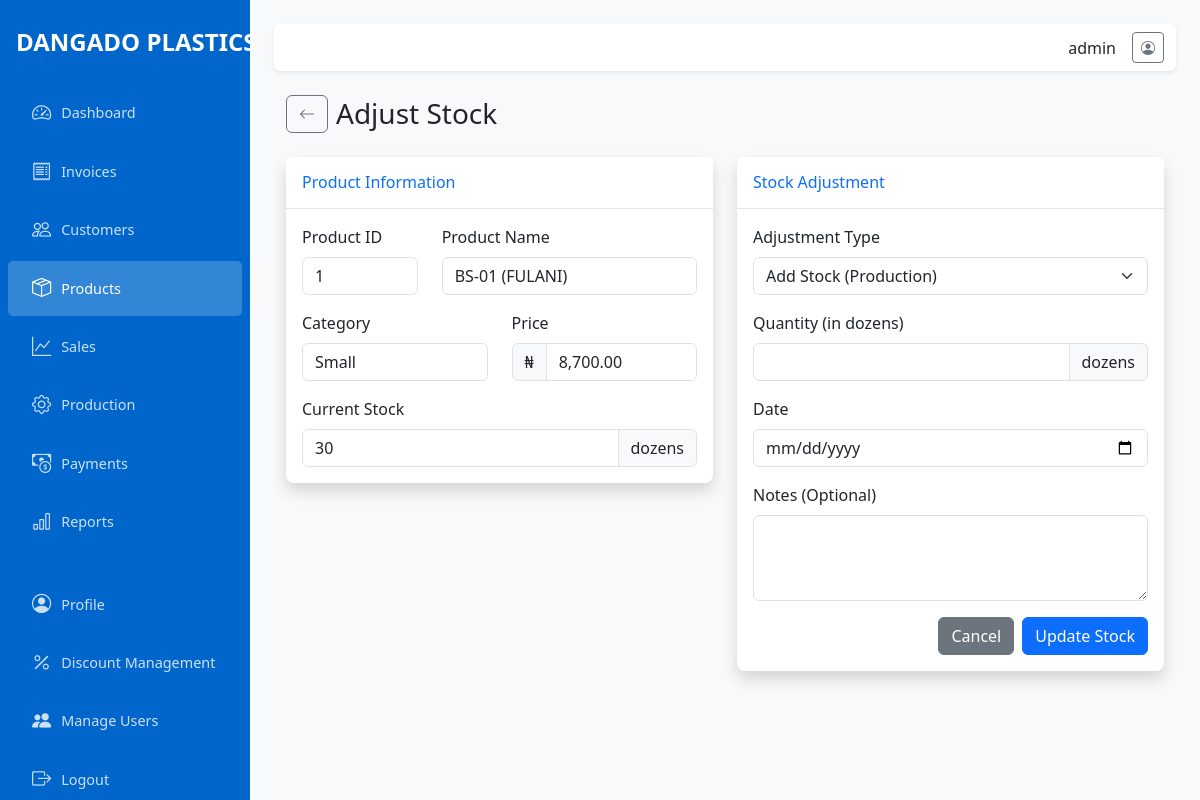
The app's page /products/adjust/1 (signed in) with its own data.
### app/models.py (models this page shows, shortened)
class User(UserMixin, db.Model):
    id = db.Column(db.Integer, primary_key=True)
    username = db.Column(db.String(64), unique=True, nullable=False)
    email = db.Column(db.String(120), unique=True, nullable=False)
    password_hash = db.Column(db.String(128), nullable=False)
    is_admin = db.Column(db.Boolean, default=False)
    created_at = db.Column(db.DateTime, default=datetime.utcnow)

class Product(db.Model):
    id = db.Column(db.Integer, primary_key=True)
    product_name = db.Column(db.String(100), nullable=False)
    category = db.Column(db.String(50), default='Small')  # 'Big' or 'Small'
    price = db.Column(db.Float, nullable=False)
    stock_quantity = db.Column(db.Integer, default=0)  # In units (dozens * 12)
    created_at = db.Column(db.DateTime, default=datetime.utcnow)
    updated_at = db.Column(db.DateTime, default=datetime.utcnow, onupdate=datetime.utcnow)
    sales = db.relationship('Sale', backref='product', lazy=True)
    production_records = db.relationship('Production', backref='product', lazy=True)

### app/routes/products.py (the view, shortened to what this page needs)
@products.route('/products/adjust/<int:id>', methods=['GET', 'POST'])
@login_required
def adjust_stock(id):
    product = Product.query.get_or_404(id)
    return render_template('products/adjust_stock.html', product=product)

### app/models.py (called while the page is built)
@login_manager.user_loader
def load_user(user_id):
    return User.query.get(int(user_id))

### app/templates/products/adjust_stock.html (shortened to what this page needs)
{% extends 'layout.html' %}
{% block content %}
<div class="container-fluid">
    <div class="d-flex align-items-center mb-4">
        <a href="{{ url_for('products.view', id=product.id) }}" class="btn btn-outline-secondary me-2">
            <i class="bi bi-arrow-left"></i>
        </a>
        <h1 class="h3 mb-0">Adjust Stock</h1>
    </div>
    <div class="row">
        <div class="col-md-6">
            <div class="card shadow mb-4">
                <div class="card-header py-3">
                    <h6 class="m-0 font-weight-bold text-primary">Product Information</h6>
                </div>
                <div class="card-body">
                    <div class="row mb-3">
                        <div class="col-md-4">
                            <label class="form-label">Product ID</label>
                            <input type="text" class="form-control" value="{{ product.id }}" readonly>
                        </div>
                        <div class="col-md-8">
                            <label class="form-label">Product Name</label>
                            <input type="text" class="form-control" value="{{ product.product_name }}" readonly>
                        </div>
                    </div>
                    <div class="row mb-3">
                        <div class="col-md-6">
                            <label class="form-label">Category</label>
                            <input type="text" class="form-control" value="{{ product.category }}" readonly>
                        </div>
                        <div class="col-md-6">
                            <label class="form-label">Price</label>
                            <div class="input-group">
                                <span class="input-group-text">₦</span>
                                <input type="text" class="form-control" value="{{ "{:,.2f}".format(product.price) }}" readonly>
                            </div>
                        </div>
                    </div>
                    <div class="row">
                        <div class="col-md-12">
                            <label class="form-label">Current Stock</label>
                            <div class="input-group">
                                <input type="text" class="form-control" value="{{ product.stock_quantity // 12 }}" readonly>
                                <span class="input-group-text">dozens</span>
                            </div>
                        </div>
                    </div>
                </div>
            </div>
        </div>
        <div class="col-md-6">
            <div class="card shadow mb-4">
                <div class="card-header py-3">
                    <h6 class="m-0 font-weight-bold text-primary">Stock Adjustment</h6>
                </div>
                <div class="card-body">
                    <form method="POST">
                        <div class="mb-3">
                            <label for="type" class="form-label">Adjustment Type</label>
                            <select class="form-select" id="type" name="type" required>
                                <option value="add">Add Stock (Production)</option>
                            </select>
                        </div>
                        <div class="mb-3">
                            <label for="quantity" class="form-label">Quantity (in dozens)</label>
                            <div class="input-group">
                                <input type="number" class="form-control" id="quantity" name="quantity" min="1" required>
                                <span class="input-group-text">dozens</span>
                            </div>
                        </div>
                        <div class="mb-3">
                            <label for="date" class="form-label">Date</label>
                            <input type="date" class="form-control" id="date" name="date" value="{{ today }}" required>
                        </div>
                        <div class="mb-3">
                            <label for="notes" class="form-label">Notes (Optional)</label>
                            <textarea class="form-control" id="notes" name="notes" rows="3"></textarea>
                        </div>
                        <div class="d-grid gap-2 d-md-flex justify-content-md-end">
                            <a href="{{ url_for('products.view', id=product.id) }}" class="btn btn-secondary">Cancel</a>
                            <button type="submit" class="btn btn-primary">Update Stock</button>
                        </div>
                    </form>
                </div>
            </div>
        </div>
    </div>
</div>
{% endblock %}

### app/templates/layout.html (shortened to what this page needs)
<!DOCTYPE html>
<html lang="en">
<head>
    <link href="https://cdn.jsdelivr.net/npm/bootstrap@5.3.0-alpha1/dist/css/bootstrap.min.css" rel="stylesheet">
    <link href="https://cdn.jsdelivr.net/npm/bootstrap-icons@1.11.0/font/bootstrap-icons.css" rel="stylesheet">
</head>
<body>
    <div class="wrapper">
        <nav id="sidebar" class="sidebar">
            <div class="sidebar-header">
                <div class="navbar-brand">DANGADO PLASTICS</div>
            </div>
            <ul class="nav flex-column">
                <li class="nav-item">
                    <a href="{{ url_for('dashboard.index') }}" class="nav-link {% if request.endpoint == 'dashboard.index' %}active{% endif %}">
                        <i class="bi bi-speedometer2"></i> Dashboard
                    </a>
                </li>
                <li class="nav-item">
                    <a href="{{ url_for('invoices.index') }}" class="nav-link {% if 'invoices' in request.endpoint %}active{% endif %}">
                        <i class="bi bi-receipt"></i> Invoices
                    </a>
                </li>
                <li class="nav-item">
                    <a href="{{ url_for('customers.index') }}" class="nav-link {% if 'customers' in request.endpoint %}active{% endif %}">
                        <i class="bi bi-people"></i> Customers
                    </a>
                </li>
                <li class="nav-item">
                    <a href="{{ url_for('products.index') }}" class="nav-link {% if 'products' in request.endpoint %}active{% endif %}">
                        <i class="bi bi-box-seam"></i> Products
                    </a>
                </li>
                <li class="nav-item">
                    <a href="{{ url_for('sales.index') }}" class="nav-link {% if 'sales' in request.endpoint %}active{% endif %}">
                        <i class="bi bi-graph-up"></i> Sales
                    </a>
                </li>
                <li class="nav-item">
                    <a href="{{ url_for('production.index') }}" class="nav-link {% if 'production' in request.endpoint %}active{% endif %}">
                        <i class="bi bi-gear"></i> Production
                    </a>
                </li>
                <li class="nav-item">
                    <a href="{{ url_for('payments.index') }}" class="nav-link {% if 'payments' in request.endpoint %}active{% endif %}">
                        <i class="bi bi-cash-coin"></i> Payments
                    </a>
                </li>
                <li class="nav-item">
                    <a href="{{ url_for('reports.index') }}" class="nav-link {% if 'reports' in request.endpoint %}active{% endif %}">
                        <i class="bi bi-bar-chart"></i> Reports
                    </a>
                </li>
                <li class="nav-item mt-4">
                    <a href="{{ url_for('auth.profile') }}" class="nav-link {% if request.endpoint == 'auth.profile' %}active{% endif %}">
                        <i class="bi bi-person-circle"></i> Profile
                    </a>
                </li>
                {% if current_user.is_admin %}
                <li class="nav-item">
                    <a href="{{ url_for('discounts.index') }}" class="nav-link {% if 'discounts' in request.endpoint %}active{% endif %}">
                        <i class="bi bi-percent"></i> Discount Management
                    </a>
                </li>
                {% endif %}
                {% if current_user.is_admin %}
                <li class="nav-item">
                    <a href="{{ url_for('auth.user_list') }}" class="nav-link {% if request.endpoint == 'auth.user_list' %}active{% endif %}">
                        <i class="bi bi-people-fill"></i> Manage Users
                    </a>
                </li>
                {% endif %}
                <li class="nav-item">
                    <a href="{{ url_for('auth.logout') }}" class="nav-link">
                        <i class="bi bi-box-arrow-right"></i> Logout
                    </a>
                </li>
            </ul>
        </nav>
        <div class="main-content">
            <nav class="navbar navbar-expand-lg navbar-light bg-white shadow-sm mb-4 rounded">
                <div class="container-fluid">
                    <div class="ms-auto d-flex align-items-center">
                        <div class="me-3">
                            {{ current_user.username }}
                        </div>
                        <a href="{{ url_for('auth.profile') }}" class="btn btn-outline-secondary btn-sm">
                            <i class="bi bi-person-circle"></i>
                        </a>
                    </div>
                </div>
            </nav>
            {% block content %}{% endblock %}
        </div>
    </div>
</body>
</html>

### app/templates/layout.html (style rules this page uses)
:root { --primary-color: #0066cc; --secondary-color: #f8f9fa; --sidebar-width: 250px; }
body { font-family: 'Segoe UI', Arial, sans-serif; background-color: #f8f9fa; }
.sidebar { min-width: var(--sidebar-width); width: var(--sidebar-width); background-color: var(--primary-color); min-height: 100vh; position: fixed; transition: all 0.3s; z-index: 999; }
.sidebar .navbar-brand { color: white; padding: 1.5rem 1rem; font-size: 1.5rem; font-weight: bold; }
.sidebar .nav-link { color: rgba(255, 255, 255, 0.8); padding: 0.8rem 1.5rem; font-size: 0.9rem; display: flex; align-items: center; border-radius: 5px; margin: 2px 8px; }
.sidebar .nav-link.active { color: white; background-color: rgba(255, 255, 255, 0.2); }
.sidebar .nav-link i { margin-right: 10px; font-size: 1.2rem; }
.main-content { margin-left: var(--sidebar-width); padding: 1.5rem; transition: all 0.3s; }
.card { border: none; border-radius: 0.5rem; box-shadow: 0 0.125rem 0.25rem rgba(0, 0, 0, 0.075); margin-bottom: 1.5rem; }
.card-header { background-color: white; border-bottom: 1px solid rgba(0, 0, 0, 0.1); padding: 1rem; font-weight: 600; }

### records on screen
User: username "admin"
Product: id "1", product_name "BS-01 (FULANI)", category "Small", price "8,700.00", stock_quantity "30"
